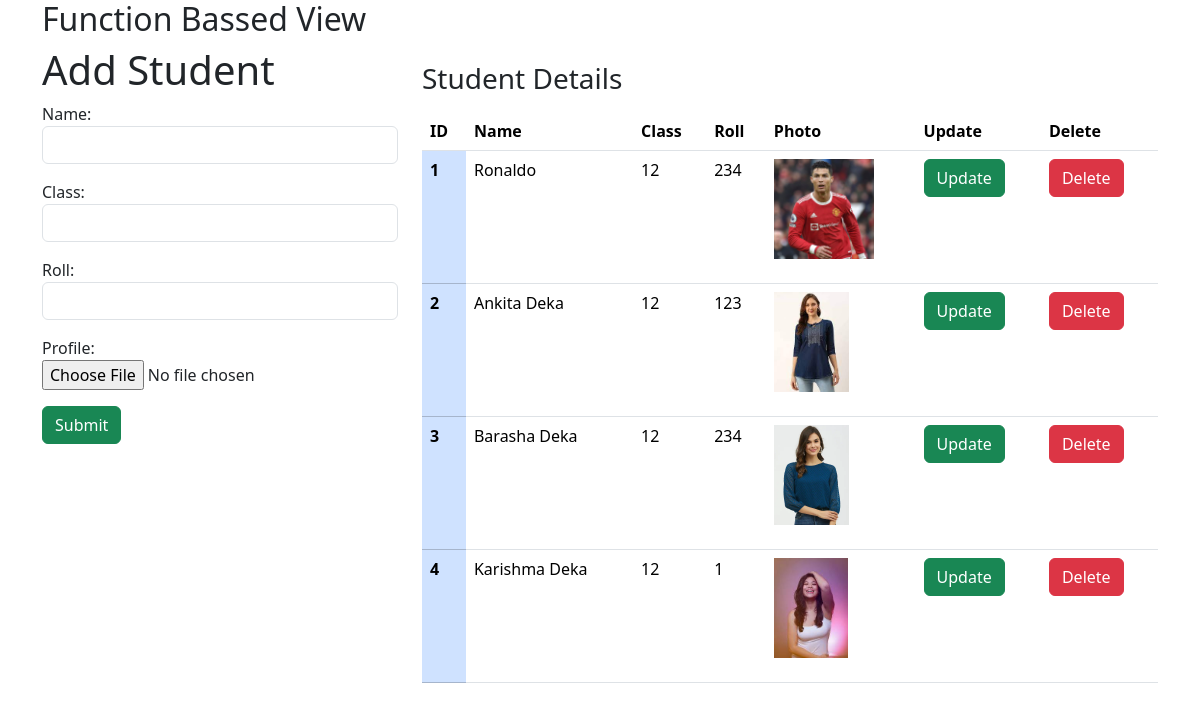
The page / on the database its author committed.
### cdata/models.py (models this page shows, shortened)
class Students(models.Model):
    name=models.CharField(max_length=200)
    cl=models.CharField(max_length=200)
    roll=models.IntegerField()
    pro_img=models.ImageField(upload_to='pro')

### cdata/views.py (the view, shortened to what this page needs)
# urls.py: path('', views.MyFormView.as_view()),
class MyFormView(View):
    form_class = StudentForm
    initial = {"key": "value"}
    template_name = "home.html"
    def get(self, request, *args, **kwargs):
        form = self.form_class(initial=self.initial)
        all_data=Students.objects.all()
        return render(request, self.template_name, {"form": form,'all_data':all_data})

### cdata/forms.py
class StudentForm(forms.ModelForm):
    class Meta:
        model=Students
        fields='__all__'
        labels={'cl':'Class','pro_img':'Profile'}
        widgets={'name':forms.TextInput(attrs=
        {'class':'form-control'}),'cl':forms.TextInput(attrs=
        {'class':'form-control'}),'roll':forms.TextInput(attrs=
        {'class':'form-control'}),
        }

### cdata/templates/home.html (shortened to what this page needs)
{% extends "base.html" %}
  {% block content  %}
  <div class="container">
    <div class="row">
      <div class="col-12">
        <div> <h2> Function Bassed View</h2></div>
      </div>
    <div class="container">
      <div class="row">
        <div class="col-4">
          <h1>Add Student</h1>
          <table class="table table-hover">
            <form action = "" enctype="multipart/form-data" method = "post">
             {{form.as_p}}
            <button type="submit" class="btn btn-success">Submit</button>
            </form>
          </table>
        </div>
        <div class="col-8">
          <p><h3> Student Details</h3></p>
          <table class="table table-hover">
            <thead>
              <tr class=col-sm-4>
                <th scope="col">ID</th>
                <th scope="col">Name</th>
                <th scope="col">Class</th>
                <th scope="col">Roll</th>
                <th scope="col">Photo</th>
                <th scope="col">Update</th>
                <th scope="col">Delete</th>
              </tr>
            </thead>
            <tbody>
                {% for f in all_data %}
              <tr >
                <th class="table-primary" scope="row">{{forloop.counter}}</th>
                <td>{{f.name}}</td>
                <td>{{f.cl}}</td>
                <td>{{f.roll}}</td>
                <td><p><img src="{{f.pro_img.url}}" height="100px"> </p></td>
                <td>
                  <form action = "{%url 'update_data' f.id %}"  method = "post">
                    <button type="submit" class="btn btn-success">Update</button>
                  </form>
                  </td>
                <td>
                  <form action = "{%url 'delete' f.id %}"  method = "post">
                    <button type="submit" class="btn btn-danger">Delete</button>
                  </form>
                </td>
              </tr>
              {% endfor %}
            </tbody>
          </table>
        </div>
      </div>
    </div>
  </div>
{% endblock  %}

### rows shown on the page
Students: name "Ronaldo", cl "12", roll "234", pro_img (picture)
Students: name "Ankita Deka", cl "12", roll "123", pro_img (picture)
Students: name "Barasha Deka", cl "12", roll "234", pro_img (picture)
Students: name "Karishma Deka", cl "12", roll "1", pro_img (picture)
